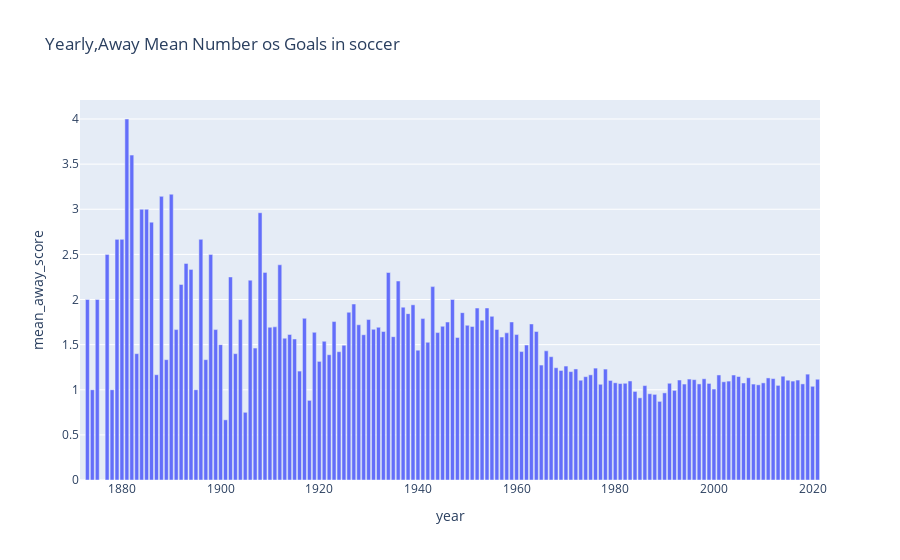

Notebook cell for this chart:
### Code cell
fig = px.bar(df_aux, x='year', y='mean_away_score', title="Yearly,Away Mean Number os Goals in soccer")
fig.show()

### Figure 1 — Plotly figure (JSON) as saved in the notebook; plotly's stock layout.template omitted (floating-point values rounded to 4 significant figures; data arrays with more than 128 entries replaced by an {"elided": "..."} marker saying what was removed)
{"data": [{"alignmentgroup": "True", "hovertemplate": "year=%{x}<br>mean_away_score=%{y}<extra></extra>", "legendgroup": "", "marker": {"color": "#636efa", "pattern": {"shape": ""}}, "name": "", "offsetgroup": "", "orientation": "v", "showlegend": false, "textposition": "auto", "type": "bar", "x": {"elided": "150 int values"}, "xaxis": "x", "y": {"elided": "150 float values"}, "yaxis": "y"}], "layout": {"barmode": "relative", "legend": {"tracegroupgap": 0}, "title": {"text": "Yearly,Away Mean Number os Goals in soccer"}, "xaxis": {"anchor": "y", "domain": [0, 1], "title": {"text": "year"}}, "yaxis": {"anchor": "x", "domain": [0, 1], "title": {"text": "mean_away_score"}}}}
